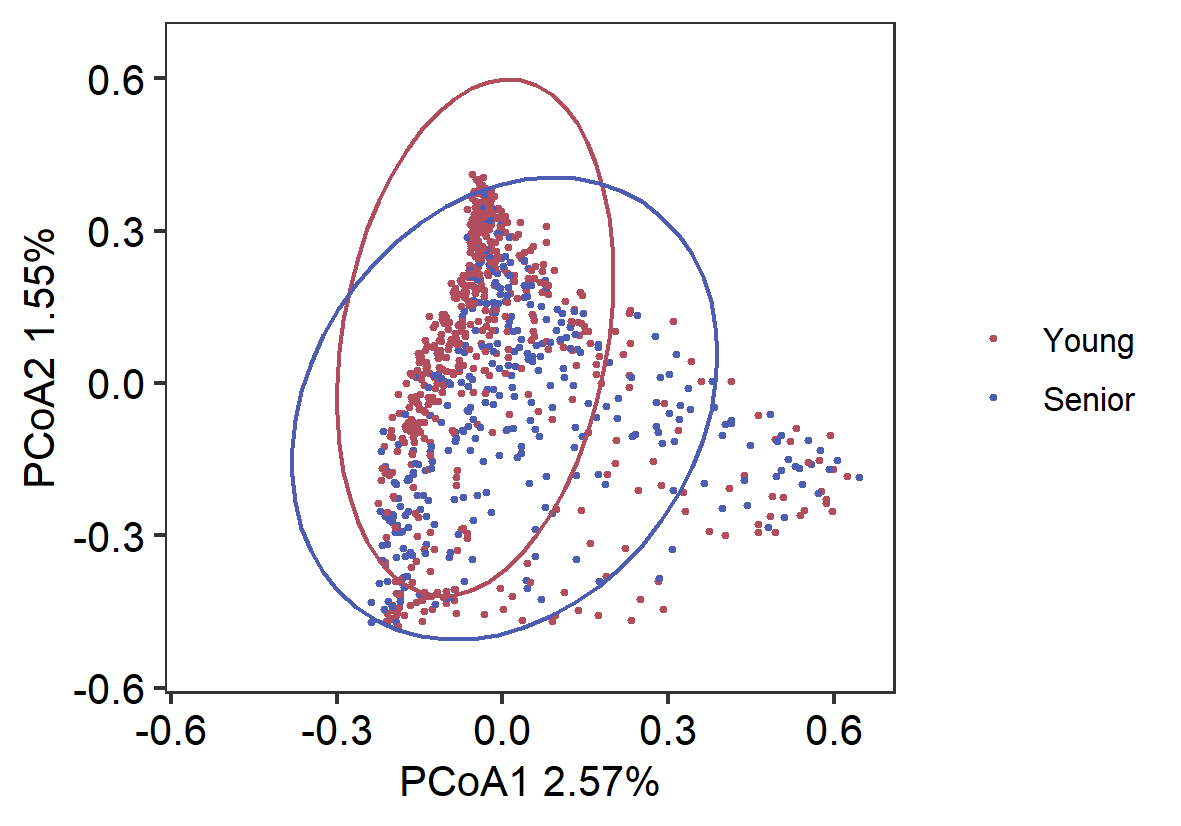

The script that saved this image:
library(dplyr)
library(ggplot2)
library(vegan)
library(ape)

abundance_whole <- read.csv('../data_jiangsu_and_sichuan/abundance_whole.csv')[ ,-1]
meta_whole <- read.csv('../data_jiangsu_and_sichuan/metadata_whole.csv')

meta_no_cent <- meta_whole %>%
                mutate(Env = replace(Env, Env =='Elder', 'Senior')) %>%
                filter(Env != 'Centenarian')

abundance_no_cent <- abundance_whole[meta_no_cent$X]

bray_dis <- vegdist(t(abundance_no_cent), method = 'bray')
pcoa_frame <- pcoa(bray_dis)
x_label<-round(pcoa_frame$values$Rel_corr_eig[1]*100,2)
y_label<-round(pcoa_frame$values$Rel_corr_eig[2]*100,2)
plot_frame <- data.frame(pcoa_frame$vectors)
meta_no_cent$Env <- factor(meta_no_cent$Env, levels = c('Young', 'Senior'))

PCoA_plot <- ggplot(plot_frame, aes(Axis.2, Axis.1, fill = meta_no_cent$Env, color = meta_no_cent$Env)) +
                geom_point(size=0.5) +
                stat_ellipse(show.legend = FALSE) +
                theme_bw() +
                scale_color_manual(values = c('#B24D5E', '#4D5EB2')) +
                xlim(-0.55, 0.65) +
                ylim(-0.55, 0.65) +
                xlab(paste0("PCoA1 ",x_label,"%")) +
                ylab(paste0("PCoA2 ",y_label,"%")) +
                theme(axis.text = element_text(size = 10, color = 'black'),
                        panel.grid.major = element_blank(), 
                        panel.grid.minor = element_blank(),
                        panel.background = element_blank(),
                        # legend.position = c(1.5, 1.5),
                        legend.key.size = unit(0.5, 'cm'),
                        legend.title = element_blank(),
                        text = element_text(size = 10))
ggsave('PCoA_plot.png', height = 70, width = 100, units = ('mm'))